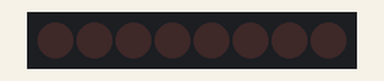
This sketch was run on a simulated Arduino Uno, built with avr-gcc and run on an emulated ATmega328P. On the bench: 8 shift-register outputs drawn as a row of LEDs (first output left, lit = HIGH). Wiring (inferred from the names in the program): shift register (74HC595): data pin 4; shift clock pin 6; latch pin 5. Wiring (inferred from the signals the program sends): row of LEDs: on Q0, Q1, Q2, Q3, Q4, Q5, Q6, Q7.

Above: at 0.2 s.
At 1.2 s:
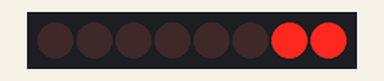
At 1.7 s:
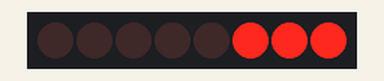
At 2.7 s:
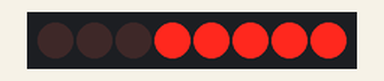
At 3.7 s:
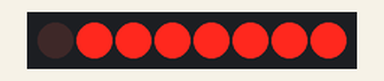
At 5.2 s:
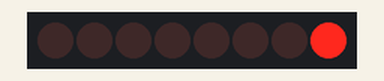
Timing chart, 0 to 5.9 s (numbered marks = the images above):
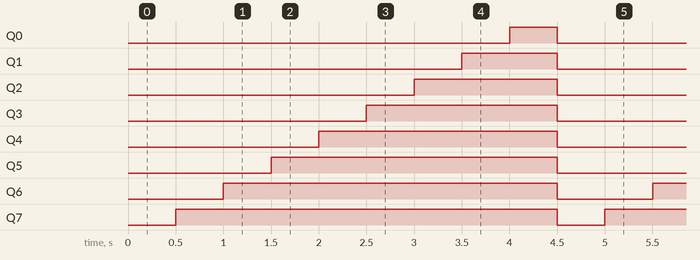

The sketch:

shift.ino
```cpp
/*
Code adapted from Adafruit.
https://learn.adafruit.com/adafruit-arduino-lesson-4-eight-leds
*/

int latchPin = 5;
int clockPin = 6;
int dataPin = 4;

byte leds = 0;

void setup() {
  pinMode(latchPin, OUTPUT);
  pinMode(dataPin, OUTPUT);
  pinMode(clockPin, OUTPUT);
}

void loop() {
  leds = 0;
  updateShiftRegister();
  delay(500);
  for (int i = 0; i < 8; i++) {
    bitSet(leds, i);
    updateShiftRegister();
    delay(500);
  }
}

void updateShiftRegister() {
   digitalWrite(latchPin, LOW);
   shiftOut(dataPin, clockPin, LSBFIRST, leds);
   digitalWrite(latchPin, HIGH);
}
```

Measured:
- by itself, Q0: alternates HIGH for 0.50 s and LOW for 4.0 s
- by itself, Q1: alternates HIGH for 1.0 s and LOW for 3.5 s
- by itself, Q2: alternates HIGH for 1.5 s and LOW for 3.0 s
- by itself, Q3: alternates HIGH for 2.0 s and LOW for 2.5 s
- by itself, Q4: alternates HIGH for 2.5 s and LOW for 2.0 s
- by itself, Q5: alternates HIGH for 3.0 s and LOW for 1.5 s
- by itself, Q6: alternates HIGH for 3.5 s and LOW for 1.0 s
- by itself, Q7: alternates HIGH for 4.0 s and LOW for 0.50 s
